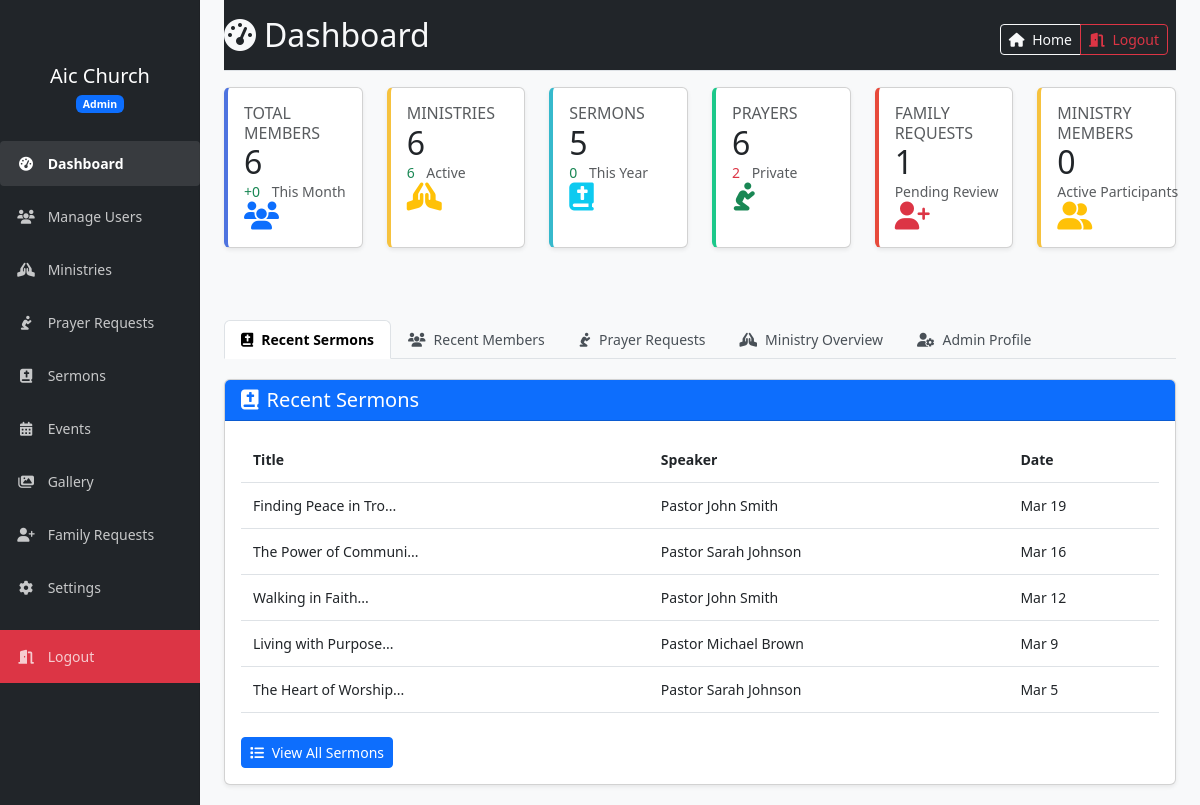
Screenshot of /admin/index.php (signed in) with the database file from the repository.
### tables this page shows
CREATE TABLE `sermons` (
  `id` int(11) NOT NULL,
  `title` varchar(255) NOT NULL,
  `description` text DEFAULT NULL,
  `video_url` varchar(255) DEFAULT NULL,
  `speaker` varchar(100) DEFAULT NULL,
  `date` date DEFAULT NULL,
  `youtube_url` varchar(255) DEFAULT NULL,
  `created_at` timestamp NOT NULL DEFAULT current_timestamp(),
  `scripture_reference` varchar(255) DEFAULT NULL,
  `series` varchar(255) DEFAULT NULL,
  `updated_at` timestamp NOT NULL DEFAULT current_timestamp() ON UPDATE current_timestamp()
);

### admin/index.php (the view, shortened to what the rows shown need)
<?php
require_once '../includes/auth.php';
$stats = [
    'members' => [
        'total' => 0,
        'active' => 0,
        'new_this_month' => 0
    ],
    'prayers' => [
        'total' => 0,
        'private' => 0,
        'pending' => 0
    ],
    'sermons' => [
        'total' => 0,
        'this_year' => 0,
        'with_video' => 0
    ],
    'ministries' => [
        'total' => 0,
        'active' => 0,
        'members' => 0
    ],
    'requests' => [
        'pending' => 0,
        'approved' => 0,
        'rejected' => 0
    ]
];
$query = "SELECT
            COUNT(*) as total,
            SUM(CASE WHEN created_at > DATE_SUB(NOW(), INTERVAL 1 MONTH) THEN 1 ELSE 0 END) as new_this_month
          FROM users
          WHERE role != 'admin'";
$result = $conn->query($query);
if ($result && $row = $result->fetch_assoc()) {
    $stats['members']['total'] = $row['total'];
    $stats['members']['new_this_month'] = $row['new_this_month'];
}
$query = "SELECT
            COUNT(*) as total,
            SUM(is_private) as private,
            SUM(CASE WHEN created_at > DATE_SUB(NOW(), INTERVAL 7 DAY) THEN 1 ELSE 0 END) as recent
          FROM prayer_requests";
$result = $conn->query($query);
if ($result && $row = $result->fetch_assoc()) {
    $stats['prayers']['total'] = $row['total'];
    $stats['prayers']['private'] = $row['private'];
    $stats['prayers']['pending'] = $row['recent'];
}
$query = "SELECT
            COUNT(*) as total,
            SUM(CASE WHEN YEAR(date) = YEAR(CURDATE()) THEN 1 ELSE 0 END) as this_year,
            SUM(CASE WHEN youtube_url IS NOT NULL OR video_url IS NOT NULL THEN 1 ELSE 0 END) as with_video
          FROM sermons";
$result = $conn->query($query);
if ($result && $row = $result->fetch_assoc()) {
    $stats['sermons']['total'] = $row['total'];
    $stats['sermons']['this_year'] = $row['this_year'];
    $stats['sermons']['with_video'] = $row['with_video'];
}
$query = "SELECT
            COUNT(*) as total,
            SUM(is_active) as active
          FROM ministries";
$result = $conn->query($query);
if ($result && $row = $result->fetch_assoc()) {
    $stats['ministries']['total'] = $row['total'];
    $stats['ministries']['active'] = $row['active'];
}
$query = "SELECT COUNT(*) as members FROM ministry_members";
$result = $conn->query($query);
if ($result && $row = $result->fetch_assoc()) {
    $stats['ministries']['members'] = $row['members'];
}
$query = "SELECT
            status, COUNT(*) as count
          FROM family_join_requests
          GROUP BY status";
$result = $conn->query($query);
while ($result && $row = $result->fetch_assoc()) {
    $stats['requests'][$row['status']] = $row['count'];
}
$activities = [
    'members' => [],
    'prayers' => [],
    'sermons' => [],
    'ministries' => []
];
$query = "SELECT username, email, created_at
          FROM users
          WHERE role != 'admin'
          ORDER BY created_at DESC
          LIMIT 5";
$result = $conn->query($query);
while ($result && $row = $result->fetch_assoc()) {
    $activities['members'][] = $row;
}
$query = "SELECT pr.request_text, u.username, pr.created_at, pr.is_private
          FROM prayer_requests pr
          JOIN users u ON pr.user_id = u.id
          ORDER BY pr.created_at DESC
          LIMIT 5";
$result = $conn->query($query);
while ($result && $row = $result->fetch_assoc()) {
    $activities['prayers'][] = $row;
}
$query = "SELECT title, speaker, date
          FROM sermons
          ORDER BY date DESC
          LIMIT 5";
$result = $conn->query($query);
while ($result && $row = $result->fetch_assoc()) {
    $activities['sermons'][] = $row;
}
$query = "SELECT m.name, m.leader, COUNT(mm.user_id) as members
          FROM ministries m
          LEFT JOIN ministry_members mm ON m.id = mm.ministry_id
          GROUP BY m.id
          ORDER BY m.created_at DESC
          LIMIT 5";
$result = $conn->query($query);
while ($result && $row = $result->fetch_assoc()) {
    $activities['ministries'][] = $row;
}
?>
<!DOCTYPE html>
<html lang="en">
<head>
    <link href="https://cdn.jsdelivr.net/npm/bootstrap@5.3.0/dist/css/bootstrap.min.css" rel="stylesheet">
    <link rel="stylesheet" href="https://cdnjs.cloudflare.com/ajax/libs/font-awesome/6.4.0/css/all.min.css">
    <link rel="stylesheet" href="../assets/css/admin.css">
</head>
<body>
    <div class="container-fluid">
        <div class="row">
            <main class="col-md-9 ms-sm-auto col-lg-10 px-md-4 py-0">
                <div class="d-flex justify-content-between flex-wrap flex-md-nowrap align-items-center pt-3 pb-2 mb-3 bg-dark border-bottom">
                <h1 class="h2 text-light"><i class="fas fa-tachometer-alt me-2"></i>Dashboard</h1>
                </div>
                <div class="row mb-5">
                    <div class="col-xl-2 col-md-2 col-6 mb-4">
                        <div class="card stat-card members h-100">
                            <div class="card-body">
                                <div class="row align-items-center">
                                    <div class="col">
                                        <h2 class="mb-0"><?php echo $stats['members']['total']; ?></h2>
                                    </div>
                                </div>
                            </div>
                        </div>
                    </div>
                    <div class="col-xl-2 col-md-2 col-6 mb-4">
                        <div class="card stat-card ministries h-100">
                            <div class="card-body">
                                <div class="row align-items-center">
                                    <div class="col">
                                        <h2 class="mb-0"><?php echo $stats['ministries']['total']; ?></h2>
                                    </div>
                                </div>
                            </div>
                        </div>
                    </div>
                    <div class="col-xl-2 col-md-2 col-6 mb-4">
                        <div class="card stat-card sermons h-100">
                            <div class="card-body">
                                <div class="row align-items-center">
                                    <div class="col">
                                        <h2 class="mb-0"><?php echo $stats['sermons']['total']; ?></h2>
                                    </div>
                                </div>
                            </div>
                        </div>
                    </div>
                    <div class="col-xl-2 col-md-2 col-6 mb-4">
                        <div class="card stat-card prayers h-100">
                            <div class="card-body">
                                <div class="row align-items-center">
                                    <div class="col">
                                        <h2 class="mb-0"><?php echo $stats['prayers']['total']; ?></h2>
                                    </div>
                                </div>
                            </div>
                        </div>
                    </div>
                    <div class="col-xl-2 col-md-2 col-6 mb-4">
                        <div class="card stat-card requests h-100">
                            <div class="card-body">
                                <div class="row align-items-center">
                                    <div class="col">
                                        <h2 class="mb-0"><?php echo $stats['requests']['pending']; ?></h2>
                                    </div>
                                </div>
                            </div>
                        </div>
                    </div>
                    <div class="col-xl-2 col-md-2 col-6 mb-4">
                        <div class="card stat-card ministries h-100">
                            <div class="card-body">
                                <div class="row align-items-center">
                                    <div class="col">
                                        <h2 class="mb-0"><?php echo $stats['ministries']['members']; ?></h2>
                                    </div>
                                </div>
                            </div>
                        </div>
                    </div>
                </div>
                <div class="tab-content" id="dashboardTabsContent">
                    <div class="tab-pane fade show active" id="sermons" role="tabpanel">
                        <div class="card">
                            <div class="card-body">
                                <?php if (empty($activities['sermons'])): ?>
                                    <div class="alert alert-info mb-0">No recent sermons found.</div>
                                <?php else: ?>
                                    <div class="table-responsive">
                                        <table class="table table-sm">
                                            <thead>
                                                <tr>
                                                    <th>Title</th>
                                                    <th>Speaker</th>
                                                    <th>Date</th>
                                                </tr>
                                            </thead>
                                            <tbody>
                                                <?php foreach ($activities['sermons'] as $sermon): ?>
                                                    <tr>
                                                        <td><?php echo htmlspecialchars(substr($sermon['title'], 0, 20)); ?>...</td>
                                                        <td><?php echo htmlspecialchars($sermon['speaker']); ?></td>
                                                        <td><?php echo date('M j', strtotime($sermon['date'])); ?></td>
                                                    </tr>
                                                <?php endforeach; ?>
                                            </tbody>
                                        </table>
                                    </div>
                                <?php endif; ?>
                            </div>
                        </div>
                    </div>
                </div>
            </main>
        </div>
    </div>
</body>
</html>

### rows the page displays
sermons: title "Finding Peace in Tro", speaker "Pastor John Smith", date "Mar 19"
sermons: title "The Power of Communi", speaker "Pastor Sarah Johnson", date "Mar 16"
sermons: title "Walking in Faith", speaker "Pastor John Smith", date "Mar 12"
sermons: title "Living with Purpose", speaker "Pastor Michael Brown", date "Mar 9"
sermons: title "The Heart of Worship", speaker "Pastor Sarah Johnson", date "Mar 5"

### other values shown
$safe_username "Aic Church"
$safe_role "Admin"
$stats['members']['total'] "6"
$stats['members']['new_this_month'] "0"
$stats['ministries']['total'] "6"
$stats['ministries']['active'] "6"
$stats['sermons']['total'] "5"
$stats['sermons']['this_year'] "0"
$stats['prayers']['total'] "6"
$stats['prayers']['private'] "2"
$stats['requests']['pending'] "1"
$stats['ministries']['members'] "0"
